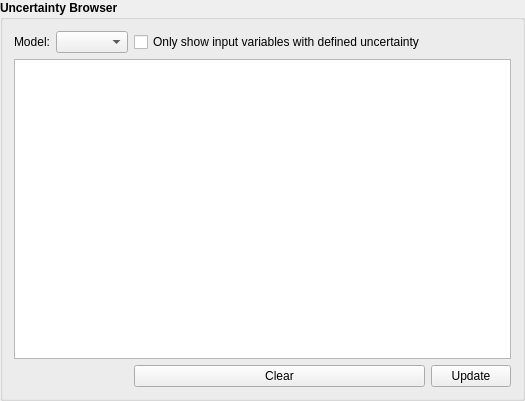
                 <widget class="QGroupBox" name="groupBox_13">
                  <property name="font">
                   <font>
                    <weight>75</weight>
                    <bold>true</bold>
                    <kerning>true</kerning>
                   </font>
                  </property>
                  <property name="title">
                   <string>Uncertainty Browser</string>
                  </property>
                  <layout class="QGridLayout" name="gridLayout_93">
                   <item row="3" column="2">
                    <widget class="QPushButton" name="MC_unceratin_clear">
                     <property name="sizePolicy">
                      <sizepolicy hsizetype="Minimum" vsizetype="Preferred">
                       <horstretch>0</horstretch>
                       <verstretch>0</verstretch>
                      </sizepolicy>
                     </property>
                     <property name="font">
                      <font>
                       <weight>50</weight>
                       <bold>false</bold>
                       <kerning>true</kerning>
                      </font>
                     </property>
                     <property name="text">
                      <string>Clear</string>
                     </property>
                     <property name="icon">
                      <iconset resource="PyWOLF_Resource.qrc">
                       <normaloff>:/ICONS/PySWOLF_ICONS/Remove.png</normaloff>:/ICONS/PySWOLF_ICONS/Remove.png</iconset>
                     </property>
                    </widget>
                   </item>
                   <item row="2" column="0" colspan="4">
                    <widget class="QTableView" name="MC_Uncertain_table">
                     <property name="minimumSize">
                      <size>
                       <width>0</width>
                       <height>300</height>
                      </size>
                     </property>
                     <property name="font">
                      <font>
                       <weight>50</weight>
                       <bold>false</bold>
                       <kerning>true</kerning>
                      </font>
                     </property>
                    </widget>
                   </item>
                   <item row="0" column="1">
                    <widget class="QComboBox" name="MC_Model">
                     <property name="sizePolicy">
                      <sizepolicy hsizetype="Preferred" vsizetype="Preferred">
                       <horstretch>0</horstretch>
                       <verstretch>0</verstretch>
                      </sizepolicy>
                     </property>
                     <property name="font">
                      <font>
                       <weight>50</weight>
                       <bold>false</bold>
                       <kerning>true</kerning>
                      </font>
                     </property>
                    </widget>
                   </item>
                   <item row="0" column="0">
                    <widget class="QLabel" name="label_5">
                     <property name="font">
                      <font>
                       <weight>50</weight>
                       <bold>false</bold>
                       <kerning>true</kerning>
                      </font>
                     </property>
                     <property name="text">
                      <string>Model:</string>
                     </property>
                    </widget>
                   </item>
                   <item row="0" column="2">
                    <widget class="QCheckBox" name="MC_uncertain_filter">
                     <property name="sizePolicy">
                      <sizepolicy hsizetype="Minimum" vsizetype="Preferred">
                       <horstretch>0</horstretch>
                       <verstretch>0</verstretch>
                      </sizepolicy>
                     </property>
                     <property name="font">
                      <font>
                       <weight>50</weight>
                       <bold>false</bold>
                       <kerning>true</kerning>
                      </font>
                     </property>
                     <property name="text">
                      <string>Only show input variables with defined uncertainty</string>
                     </property>
                    </widget>
                   </item>
                   <item row="3" column="3">
                    <widget class="QPushButton" name="MC_uncertain_update">
                     <property name="sizePolicy">
                      <sizepolicy hsizetype="Minimum" vsizetype="Preferred">
                       <horstretch>0</horstretch>
                       <verstretch>0</verstretch>
                      </sizepolicy>
                     </property>
                     <property name="font">
                      <font>
                       <weight>50</weight>
                       <bold>false</bold>
                       <kerning>true</kerning>
                      </font>
                     </property>
                     <property name="text">
                      <string>Update</string>
                     </property>
                     <property name="icon">
                      <iconset resource="PyWOLF_Resource.qrc">
                       <normaloff>:/ICONS/PySWOLF_ICONS/Update.png</normaloff>:/ICONS/PySWOLF_ICONS/Update.png</iconset>
                     </property>
                    </widget>
                   </item>
                  </layout>
                 </widget>
